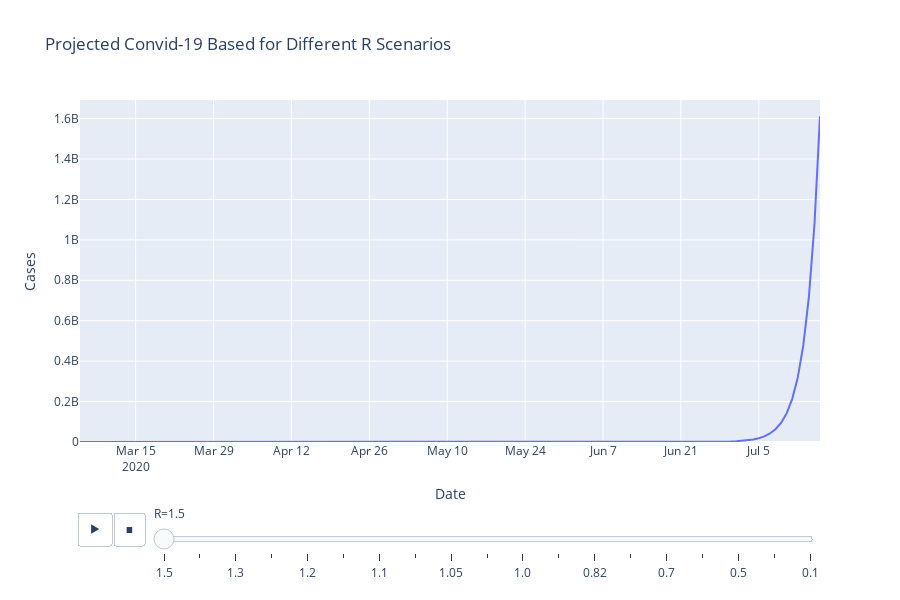

Notebook source saved alongside this figure:
### Code cell
fig6 = px.line(future_projections, x='Date', y='Cases',
               animation_frame='R', height=600, range_y=[0, max_cases],
               title='Projected Convid-19 Based for Different R Scenarios')
fig6.update_layout(hovermode="x")
#fig6["layout"].pop("updatemenus")
fig6.show()

### Figure 1 — Plotly figure (JSON) as saved in the notebook; plotly's stock layout.template omitted (floating-point values rounded to 4 significant figures; data arrays with more than 128 entries replaced by an {"elided": "..."} marker saying what was removed)
{"data": [{"hovertemplate": "R=1.5<br>Date=%{x}<br>Cases=%{y}<extra></extra>", "legendgroup": "", "line": {"color": "#636efa", "dash": "solid"}, "mode": "lines", "name": "", "showlegend": false, "type": "scatter", "x": {"elided": "132 str values"}, "xaxis": "x", "y": {"elided": "132 float values"}, "yaxis": "y"}], "layout": {"height": 600, "hovermode": "x", "legend": {"tracegroupgap": 0}, "sliders": [{"active": 0, "currentvalue": {"prefix": "R="}, "len": 0.9, "pad": {"b": 10, "t": 60}, "steps": [{"args": [["1.5"], {"frame": {"duration": 0, "redraw": false}, "fromcurrent": true, "mode": "immediate", "transition": {"duration": 0, "easing": "linear"}}], "label": "1.5", "method": "animate"}, {"args": [["1.4"], {"frame": {"duration": 0, "redraw": false}, "fromcurrent": true, "mode": "immediate", "transition": {"duration": 0, "easing": "linear"}}], "label": "1.4", "method": "animate"}, {"args": [["1.3"], {"frame": {"duration": 0, "redraw": false}, "fromcurrent": true, "mode": "immediate", "transition": {"duration": 0, "easing": "linear"}}], "label": "1.3", "method": "animate"}, {"args": [["1.25"], {"frame": {"duration": 0, "redraw": false}, "fromcurrent": true, "mode": "immediate", "transition": {"duration": 0, "easing": "linear"}}], "label": "1.25", "method": "animate"}, {"args": [["1.2"], {"frame": {"duration": 0, "redraw": false}, "fromcurrent": true, "mode": "immediate", "transition": {"duration": 0, "easing": "linear"}}], "label": "1.2", "method": "animate"}, {"args": [["1.15"], {"frame": {"duration": 0, "redraw": false}, "fromcurrent": true, "mode": "immediate", "transition": {"duration": 0, "easing": "linear"}}], "label": "1.15", "method": "animate"}, {"args": [["1.1"], {"frame": {"duration": 0, "redraw": false}, "fromcurrent": true, "mode": "immediate", "transition": {"duration": 0, "easing": "linear"}}], "label": "1.1", "method": "animate"}, {"args": [["1.075"], {"frame": {"duration": 0, "redraw": false}, "fromcurrent": true, "mode": "immediate", "transition": {"duration": 0, "easing": "linear"}}], "label": "1.075", "method": "animate"}, {"args": [["1.05"], {"frame": {"duration": 0, "redraw": false}, "fromcurrent": true, "mode": "immediate", "transition": {"duration": 0, "easing": "linear"}}], "label": "1.05", "method": "animate"}, {"args": [["1.025"], {"frame": {"duration": 0, "redraw": false}, "fromcurrent": true, "mode": "immediate", "transition": {"duration": 0, "easing": "linear"}}], "label": "1.025", "method": "animate"}, {"args": [["1.0"], {"frame": {"duration": 0, "redraw": false}, "fromcurrent": true, "mode": "immediate", "transition": {"duration": 0, "easing": "linear"}}], "label": "1.0", "method": "animate"}, {"args": [["0.9"], {"frame": {"duration": 0, "redraw": false}, "fromcurrent": true, "mode": "immediate", "transition": {"duration": 0, "easing": "linear"}}], "label": "0.9", "method": "animate"}, {"args": [["0.82"], {"frame": {"duration": 0, "redraw": false}, "fromcurrent": true, "mode": "immediate", "transition": {"duration": 0, "easing": "linear"}}], "label": "0.82", "method": "animate"}, {"args": [["0.8"], {"frame": {"duration": 0, "redraw": false}, "fromcurrent": true, "mode": "immediate", "transition": {"duration": 0, "easing": "linear"}}], "label": "0.8", "method": "animate"}, {"args": [["0.7"], {"frame": {"duration": 0, "redraw": false}, "fromcurrent": true, "mode": "immediate", "transition": {"duration": 0, "easing": "linear"}}], "label": "0.7", "method": "animate"}, {"args": [["0.6"], {"frame": {"duration": 0, "redraw": false}, "fromcurrent": true, "mode": "immediate", "transition": {"duration": 0, "easing": "linear"}}], "label": "0.6", "method": "animate"}, {"args": [["0.5"], {"frame": {"duration": 0, "redraw": false}, "fromcurrent": true, "mode": "immediate", "transition": {"duration": 0, "easing": "linear"}}], "label": "0.5", "method": "animate"}, {"args": [["0.25"], {"frame": {"duration": 0, "redraw": false}, "fromcurrent": true, "mode": "immediate", "transition": {"duration": 0, "easing": "linear"}}], "label": "0.25", "method": "animate"}, {"args": [["0.1"], {"frame": {"duration": 0, "redraw": false}, "fromcurrent": true, "mode": "immediate", "transition": {"duration": 0, "easing": "linear"}}], "label": "0.1", "method": "animate"}], "x": 0.1, "xanchor": "left", "y": 0, "yanchor": "top"}], "title": {"text": "Projected Convid-19 Based for Different R Scenarios"}, "updatemenus": [{"buttons": [{"args": [null, {"frame": {"duration": 500, "redraw": false}, "fromcurrent": true, "mode": "immediate", "transition": {"duration": 500, "easing": "linear"}}], "label": "&#9654;", "method": "animate"}, {"args": [[null], {"frame": {"duration": 0, "redraw": false}, "fromcurrent": true, "mode": "immediate", "transition": {"duration": 0, "easing": "linear"}}], "label": "&#9724;", "method": "animate"}], "direction": "left", "pad": {"r": 10, "t": 70}, "showactive": false, "type": "buttons", "x": 0.1, "xanchor": "right", "y": 0, "yanchor": "top"}], "xaxis": {"anchor": "y", "domain": [0, 1], "title": {"text": "Date"}}, "yaxis": {"anchor": "x", "domain": [0, 1], "range": [0, 1692000000.0], "title": {"text": "Cases"}}}}
